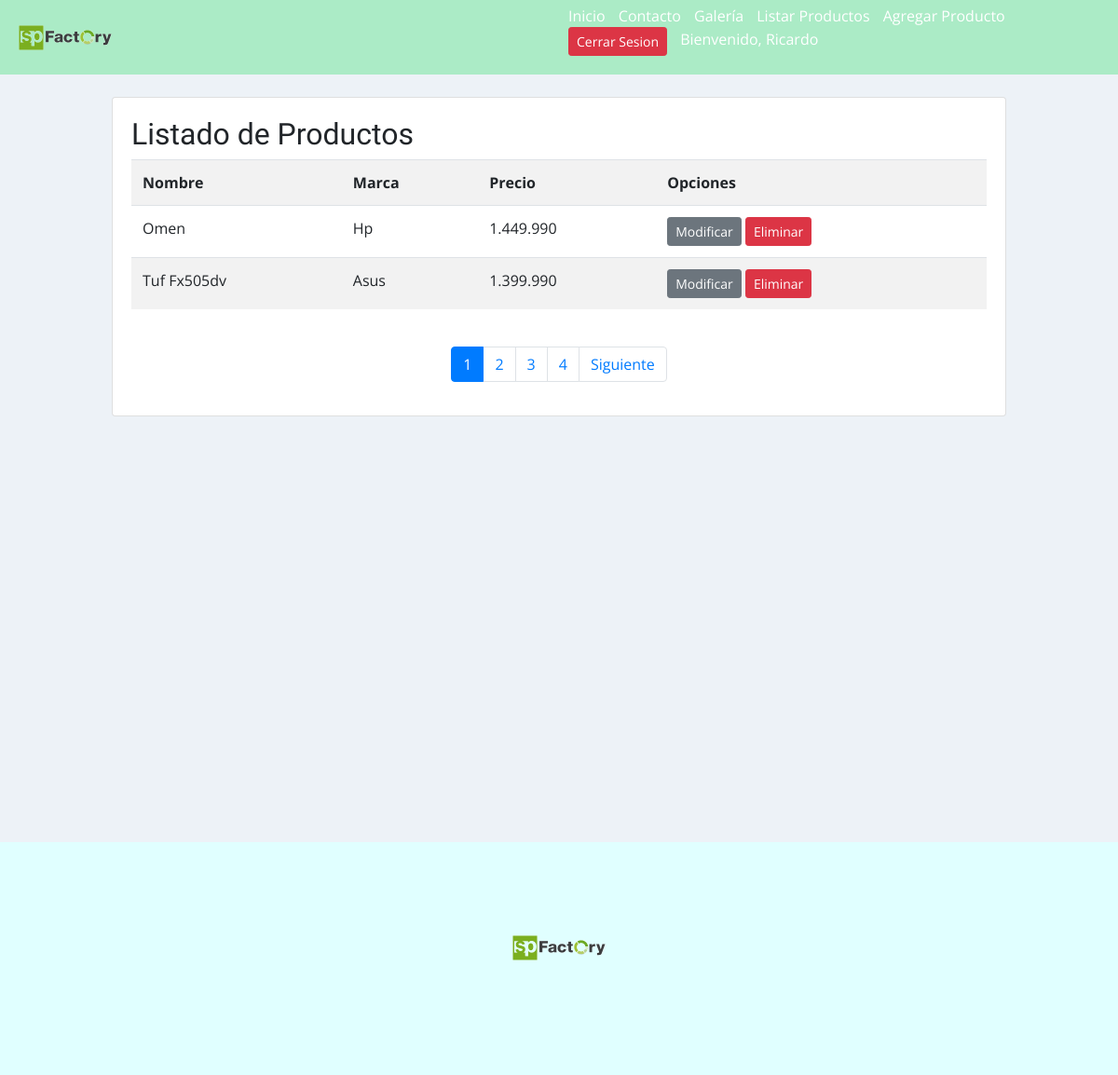
The app's page /listar-productos/ (signed in) with its own data.
### app/models.py (models this page shows, shortened)
class Producto(models.Model):
    nombre = models.CharField(max_length=30)
    precio = models.IntegerField()
    descripcion = models.TextField()
    marca = models.ForeignKey(Marca, on_delete=models.PROTECT)
    fecha_producto = models.DateField()
    imagen = models.ImageField(upload_to="productos", null=True)

class Marca(models.Model):
    nombre = models.CharField(max_length=30)
    def __str__(self):
        return self.nombre

### app/views.py (the view)
# urls.py: path('listar-productos/', listar_productos, name="listar_productos"),
@permission_required('app.view_producto')
def listar_productos(request):
    productos = Producto.objects.all()
    page = request.GET.get('page', 1)
    try:
        paginator = Paginator(productos, 2)
        productos = paginator.page(page)
    except:
        raise Http404
    data ={
        'entity': productos,
        'paginator': paginator
    }
    return render(request, 'app/producto/listar.html', data)

### app/templates/app/producto/listar.html (shortened to what this page needs)
{% extends 'app/base.html' %}
{% block contenido %}
{% load humanize %}
    <br>
    <div class="card">
        <div class="card-body">
        <h2>Listado de Productos</h2>
            <table class="table table-striped table-hover table-responsive-sm">
        <tr>
            <th>Nombre</th>
            <th>Marca</th>
            <th>Precio</th>
            <th>Opciones</th>
        </tr>
    {% for p in entity %}
    <tr>
        <td>{{ p.nombre | title }}</td>
        <td>{{ p.marca | title }}</td>
        <td>{{ p.precio | intcomma }}</td>
        <td>
            {% if perms.app.change_producto %}
            <a href="{% url 'modificar_producto' p.id %}" class="btn btn-secondary btn-sm">Modificar</a>
            {% endif %}
            {% if perms.app.delete_producto %}
            <a href="#" onclick="eliminarProducto({{ p.id }})" class="btn btn-danger btn-sm">Eliminar</a>
            {% endif %}
        </td>
    </tr>
    {% endfor %}
    </table>
            <br>
        <div>
            {% include 'app/paginator.html' %}
        </div>
        </div>
    </div>
    </div>
    <br>
{% endblock %}

### app/templates/app/base.html (shortened to what this page needs)
<!DOCTYPE html>
<html lang="es">
<head>
    {% load static %}
    <link rel="stylesheet" href="https://cdn.jsdelivr.net/npm/bootstrap@4.5.3/dist/css/bootstrap.min.css">
    <link rel="stylesheet" href="{% static 'app/css/estilo.css' %}">
</head>
<body>
    <header id="header">
        <div class="contenedor_logo">
            <img  class="logo"  src="{% static 'app/img/logospfactory.png' %}" alt="logo">
        </div>
        <div>
            <nav id="nav">
                <ul>
                    <li>
                        <a href="{% url 'home' %}"> Inicio </a>
                    </li>
                    <li>
                        <a href="{% url 'contacto' %}">Contacto</a>
                    </li>
                    <li><a href="{% url 'galeria' %}">Galería</a></li>
                    {% if perms.app.view_producto %}
                    <li>
                        <a href="{% url 'listar_productos' %}">Listar Productos</a>
                    </li>
                    {% endif %}
                    {% if perms.app.add_producto %}
                    <li>
                        <a href="{% url 'agregar_producto' %}">Agregar Producto</a>
                    </li>
                    {% endif %}
                    {% if user.is_authenticated %}
                        <li>
                            <a href="{% url 'logout' %}" class ="btn btn-danger btn-sm">Cerrar Sesion</a>
                        </li>
                        <li>
                            <a href="#" class= "disabled" aria-disabled="true">Bienvenido, {{  user.username | capfirst}}</a>
                        </li>
                    {%  endif %}
                </ul>
            </nav>
        </div>
    </header>
    <div id="contenido">
        {% block contenido %}
        {% endblock %}
    <footer>
        <div class="logo_footer">
            <img src="{% static 'app/img/logospfactory.png' %}" alt="logo">
        </div>
    </footer>
</body>
</html>

### app/static/app/css/estilo.css (style rules this page uses)
* { margin:0; padding:0; }
body { background-color:#EDF2F7; font-family: 'Open Sans', sans-serif; }
h1,h2 { font-family: 'Balsamiq Sans', cursive; }
header { width: 100%; height: 80px; background-color: #ABEBC6; display: flex; justify-content: space-between; }
header > div { width: 50%; }
.contenedor_logo { display: flex; align-items: center; }
.logo { width: 100px; margin-left: 20px; }
nav { display: flex; justify-content: flex-end; align-items: center; height: 100%; background-color: #ABEBC6; ; }
nav > ul { margin-right: 50px; }
nav > ul > li { display: inline; margin-left: 10px; }
nav a { color:white; text-decoration: none; }
#contenido { width: 80%; margin:auto; max-width: 1280px; min-height: 100vh; }
footer { width: 100%; height: 250px; background-color: #E0FFFF; }
footer > .logo_footer { display: flex; justify-content: center; align-items: center; padding-top: 100px; }
footer > .logo_footer > img { width: 100px; }

### records on screen
Producto: nombre "Omen", marca "Hp", precio "1.449.990"
Producto: nombre "Tuf Fx505dv", marca "Asus", precio "1.399.990"

### other values on screen
{{ user.username | capfirst }} "Ricardo"
{{ page }} "1" "2" "3" "4"
